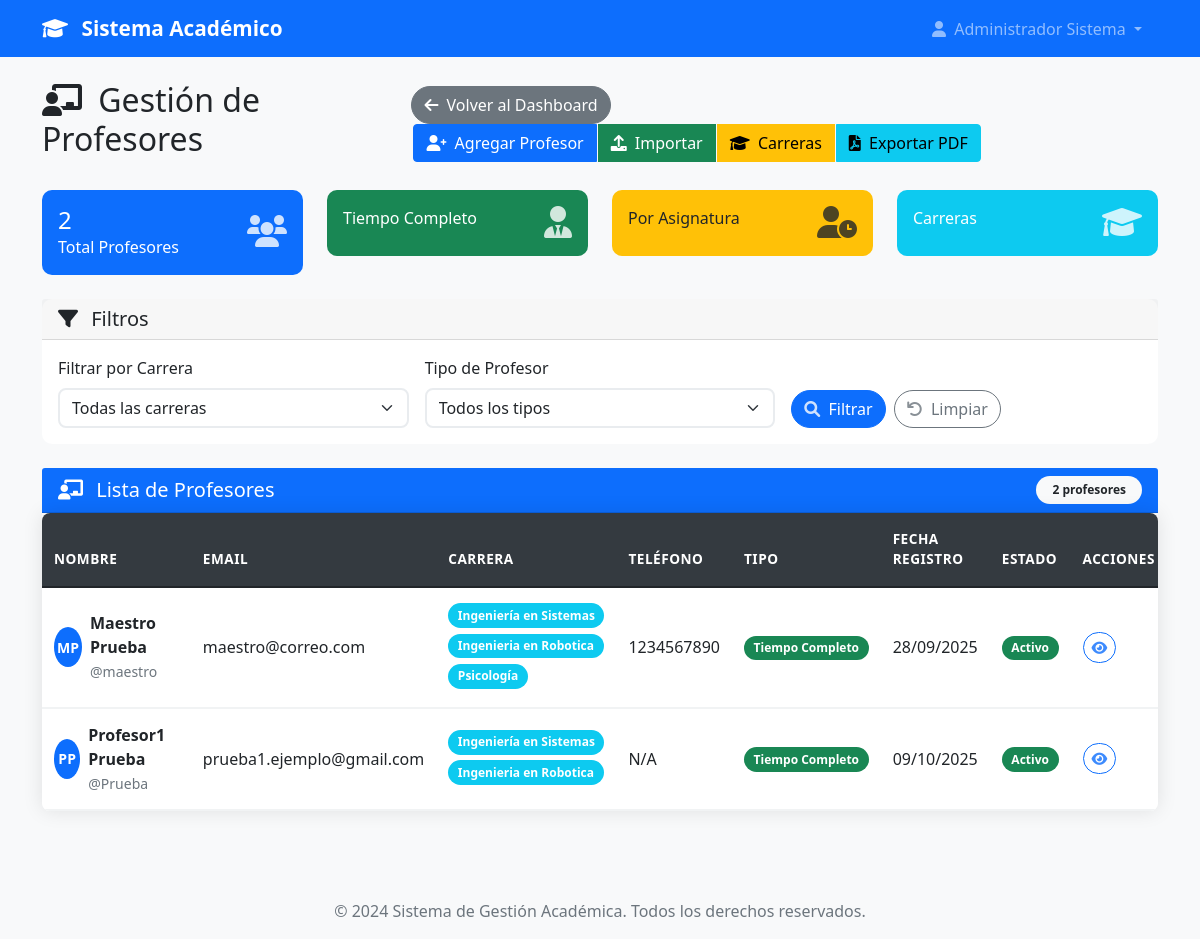
/admin/profesores (signed in), run on an earlier commit of the app's database.
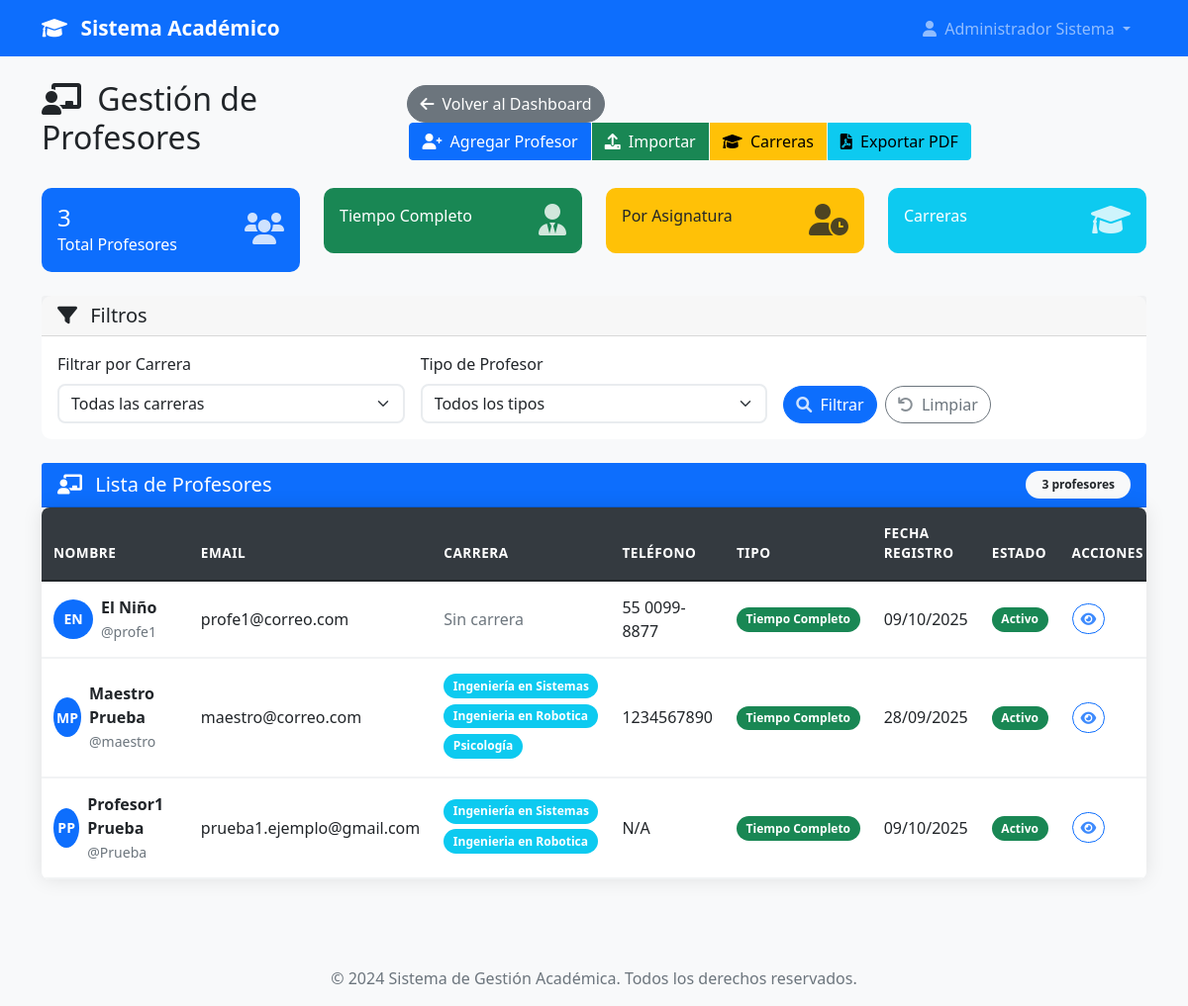
And on a later commit of the database.
### models.py (models this page shows, shortened)
class User(UserMixin, db.Model):
    id = db.Column(db.Integer, primary_key=True)
    username = db.Column(db.String(80), unique=True, nullable=False)
    email = db.Column(db.String(120), unique=True, nullable=False)
    password_hash = db.Column(db.String(120), nullable=False)
    nombre = db.Column(db.String(100), nullable=False)
    apellido = db.Column(db.String(100), nullable=False)
    telefono = db.Column(db.String(20))
    imagen_perfil = db.Column(db.String(200))  # Ruta de la imagen de perfil
    rol = db.Column(db.String(20), nullable=False)
    tipo_profesor = db.Column(db.String(20))
    carreras = db.relationship('Carrera', secondary=user_carreras, backref=db.backref('usuarios', lazy=True))
    carrera_id = db.Column(db.Integer, db.ForeignKey('carrera.id'))
    carrera = db.relationship('Carrera', foreign_keys=[carrera_id], backref=db.backref('jefe_carrera', uselist=False))
    fecha_registro = db.Column(db.DateTime, default=datetime.utcnow)
    activo = db.Column(db.Boolean, default=True)
    def get_nombre_completo(self):
        return f"{self.nombre} {self.apellido}"
    def is_admin(self):
        return self.rol == 'admin'
    def is_profesor(self):
        return self.rol in ['profesor_completo', 'profesor_asignatura']
    def is_profesor_completo(self):
        return self.rol == 'profesor_completo'
    def get_rol_display(self):
        roles = {
            'admin': 'Administrador',
            'jefe_carrera': 'Jefe de Carrera',
            'profesor_completo': 'Profesor de Tiempo Completo',
            'profesor_asignatura': 'Profesor por Asignatura'
        }
        return roles.get(self.rol, self.rol)

class Carrera(db.Model):
    id = db.Column(db.Integer, primary_key=True)
    nombre = db.Column(db.String(150), nullable=False, unique=True)
    codigo = db.Column(db.String(10), nullable=False, unique=True)  # Ej: "ING-SIS", "MED", etc.
    descripcion = db.Column(db.Text)
    facultad = db.Column(db.String(100))
    activa = db.Column(db.Boolean, default=True)
    fecha_creacion = db.Column(db.DateTime, default=datetime.utcnow)
    creada_por = db.Column(db.Integer, db.ForeignKey('user.id'), nullable=False)
    creador = db.relationship('User', foreign_keys=[creada_por], backref=db.backref('carreras_creadas', lazy=True))

### app.py (the view, shortened to what this page needs)
@app.route('/admin/profesores')
@login_required
def gestionar_profesores():
    if not current_user.is_admin():
        flash('No tienes permisos para acceder a esta página.', 'error')
        return redirect(url_for('dashboard'))
    carrera_id = request.args.get('carrera_id', type=int)
    tipo_profesor = request.args.get('tipo_profesor')
    busqueda = request.args.get('busqueda', '').strip()
    query = User.query.filter(
        User.rol.in_(['profesor_completo', 'profesor_asignatura']),
        User.activo == True
    )
    if carrera_id:
        query = query.filter(User.carrera_id == carrera_id)
    if tipo_profesor:
        query = query.filter(User.rol == tipo_profesor)
    profesores = query.order_by(User.apellido, User.nombre).all()
    carreras = Carrera.query.filter_by(activa=True).order_by(Carrera.nombre).all()
    filtrar_form = FiltrarProfesoresForm()
    filtrar_form.carrera.choices = [(0, 'Todas las carreras')] + [(c.id, c.nombre) for c in carreras]
    exportar_form = ExportarProfesoresForm()
    return render_template('admin/profesores.html',
                         profesores=profesores,
                         carreras=carreras,
                         filtrar_form=filtrar_form,
                         exportar_form=exportar_form,
                         filtros_activos={
                             'carrera': carrera_id,
                             'tipo_profesor': tipo_profesor,
                             'busqueda': busqueda
                         })

### templates/admin/profesores.html (shortened to what this page needs)
{% extends "base.html" %}
{% block content %}
<div class="row">
    <div class="col-12">
        <div class="d-flex justify-content-between align-items-center mb-4">
            <h2>
                <i class="fas fa-chalkboard-teacher me-2"></i>
                Gestión de Profesores
            </h2>
            <div>
                <a href="{{ url_for('dashboard') }}" class="btn btn-secondary me-2">
                    <i class="fas fa-arrow-left me-1"></i>
                    Volver al Dashboard
                </a>
                <div class="btn-group" role="group">
                    <a href="{{ url_for('agregar_profesor') }}" class="btn btn-primary">
                        <i class="fas fa-user-plus me-1"></i>
                        Agregar Profesor
                    </a>
                    <a href="{{ url_for('importar_profesores') }}" class="btn btn-success">
                        <i class="fas fa-upload me-1"></i>
                        Importar
                    </a>
                    <a href="{{ url_for('gestionar_carreras') }}" class="btn btn-warning">
                        <i class="fas fa-graduation-cap me-1"></i>
                        Carreras
                    </a>
                    <button type="button" class="btn btn-info" data-bs-toggle="modal" data-bs-target="#exportModal">
                        <i class="fas fa-file-pdf me-1"></i>
                        Exportar PDF
                    </button>
                </div>
            </div>
        </div>
    </div>
</div>
<div class="row mb-4">
    <div class="col-md-3">
        <div class="card bg-primary text-white">
            <div class="card-body">
                <div class="d-flex justify-content-between">
                    <div>
                        <h4 class="mb-0">{{ total_profesores }}</h4>
                        <p class="mb-0">Total Profesores</p>
                    </div>
                    <div class="align-self-center">
                        <i class="fas fa-users fa-2x"></i>
                    </div>
                </div>
            </div>
        </div>
    </div>
    <div class="col-md-3">
        <div class="card bg-success text-white">
            <div class="card-body">
                <div class="d-flex justify-content-between">
                    <div>
                        <p class="mb-0">Tiempo Completo</p>
                    </div>
                    <div class="align-self-center">
                        <i class="fas fa-user-tie fa-2x"></i>
                    </div>
                </div>
            </div>
        </div>
    </div>
    <div class="col-md-3">
        <div class="card bg-warning text-dark">
            <div class="card-body">
                <div class="d-flex justify-content-between">
                    <div>
                        <p class="mb-0">Por Asignatura</p>
                    </div>
                    <div class="align-self-center">
                        <i class="fas fa-user-clock fa-2x"></i>
                    </div>
                </div>
            </div>
        </div>
    </div>
    <div class="col-md-3">
        <div class="card bg-info text-white">
            <div class="card-body">
                <div class="d-flex justify-content-between">
                    <div>
                        <p class="mb-0">Carreras</p>
                    </div>
                    <div class="align-self-center">
                        <i class="fas fa-graduation-cap fa-2x"></i>
                    </div>
                </div>
            </div>
        </div>
    </div>
</div>
<div class="row mb-4">
    <div class="col-12">
        <div class="card">
            <div class="card-header">
                <h5 class="mb-0">
                    <i class="fas fa-filter me-2"></i>
                    Filtros
                </h5>
            </div>
            <div class="card-body">
                <form method="GET" class="row g-3">
                    <div class="col-md-4">
                        {{ filtrar_form.carrera.label(class="form-label") }}
                        {{ filtrar_form.carrera(class="form-select") }}
                    </div>
                    <div class="col-md-4">
                        {{ filtrar_form.tipo_profesor.label(class="form-label") }}
                        {{ filtrar_form.tipo_profesor(class="form-select") }}
                    </div>
                    <div class="col-md-4 d-flex align-items-end">
                        <button type="submit" class="btn btn-primary me-2">
                            <i class="fas fa-search me-1"></i>
                            Filtrar
                        </button>
                        <a href="{{ url_for('gestionar_profesores') }}" class="btn btn-outline-secondary">
                            <i class="fas fa-undo me-1"></i>
                            Limpiar
                        </a>
                    </div>
                </form>
            </div>
        </div>
    </div>
</div>
<div class="row">
    <div class="col-12">
        <div class="card">
            <div class="card-header bg-primary text-white">
                <div class="d-flex justify-content-between align-items-center">
                    <h5 class="mb-0">
                        <i class="fas fa-chalkboard-teacher me-2"></i>
                        Lista de Profesores
                    </h5>
                    <span class="badge bg-light text-dark">{{ profesores|length }} profesores</span>
                </div>
            </div>
            <div class="card-body p-0">
                {% if profesores %}
                    <div class="table-responsive">
                        <table class="table table-hover mb-0">
                            <thead class="table-light">
                                <tr>
                                    <th>NOMBRE</th>
                                    <th>EMAIL</th>
                                    <th>CARRERA</th>
                                    <th>TELÉFONO</th>
                                    <th>TIPO</th>
                                    <th>FECHA REGISTRO</th>
                                    <th>ESTADO</th>
                                    <th>ACCIONES</th>
                                </tr>
                            </thead>
                            <tbody>
                                {% for profesor in profesores %}
                                <tr class="align-middle" style="cursor: pointer;" data-bs-toggle="collapse" data-bs-target="#detalles{{ profesor.id }}" aria-expanded="false">
                                    <td>
                                        <div class="d-flex align-items-center">
                                            <div class="avatar-circle bg-primary text-white rounded-circle d-flex align-items-center justify-content-center me-2">
                                                {% if profesor.nombre and profesor.apellido %}
                                                    {{ profesor.nombre[0]|upper }}{{ profesor.apellido.split()[0][0]|upper if profesor.apellido.split() else '' }}
                                                {% else %}
                                                    PP
                                                {% endif %}
                                            </div>
                                            <div>
                                                <strong>{{ profesor.get_nombre_completo() }}</strong>
                                                <br>
                                                <small class="text-muted">@{{ profesor.username }}</small>
                                            </div>
                                        </div>
                                    </td>
                                    <td>{{ profesor.email }}</td>
                                    <td>
                                        {% if profesor.is_profesor() %}
                                            {% if profesor.carreras %}
                                                {% for carrera in profesor.carreras %}
                                                    <span class="badge bg-info mb-1">{{ carrera.nombre }}</span>
                                                {% endfor %}
                                            {% else %}
                                                <span class="text-muted">Sin carrera</span>
                                            {% endif %}
                                        {% elif profesor.carrera %}
                                            <span class="badge bg-info">{{ profesor.carrera.nombre }}</span>
                                        {% else %}
                                            <span class="text-muted">Sin carrera</span>
                                        {% endif %}
                                    </td>
                                    <td>{{ profesor.telefono or 'N/A' }}</td>
                                    <td>
                                        {% if profesor.is_profesor_completo() %}
                                            <span class="badge bg-success">Tiempo Completo</span>
                                        {% else %}
                                            <span class="badge bg-warning text-dark">Por Asignatura</span>
                                        {% endif %}
                                    </td>
                                    <td>{{ profesor.fecha_registro.strftime('%d/%m/%Y') }}</td>
                                    <td>
                                        {% if profesor.activo %}
                                            <span class="badge bg-success">Activo</span>
                                        {% else %}
                                            <span class="badge bg-danger">Inactivo</span>
                                        {% endif %}
                                    </td>
                                    <td onclick="event.stopPropagation();">
                                        <button class="btn btn-sm btn-outline-primary"
                                                data-bs-toggle="collapse"
                                                data-bs-target="#detalles{{ profesor.id }}"
                                                title="Ver detalles">
                                            <i class="fas fa-eye"></i>
                                        </button>
                                    </td>
                                </tr>
                                <tr>
                                    <td colspan="8" class="p-0 border-0">
                                    </td>
                                </tr>
                                {% endfor %}
                            </tbody>
                        </table>
                    </div>
                {% endif %}
            </div>
        </div>
    </div>
</div>
{% endblock %}

### templates/base.html (shortened to what this page needs)
<!DOCTYPE html>
<html lang="es">
<head>
    <link href="https://cdn.jsdelivr.net/npm/bootstrap@5.1.3/dist/css/bootstrap.min.css" rel="stylesheet">
    <link rel="stylesheet" href="https://cdnjs.cloudflare.com/ajax/libs/font-awesome/6.0.0/css/all.min.css">
    <link rel="stylesheet" href="{{ url_for('static', filename='css/style.css') }}">
</head>
<body>
    <nav class="navbar navbar-expand-lg navbar-dark bg-primary">
        <div class="container">
            <a class="navbar-brand" href="{{ url_for('index') }}">
                <i class="fas fa-graduation-cap me-2"></i>
                Sistema Académico
            </a>
            <div class="collapse navbar-collapse" id="navbarNav">
                <ul class="navbar-nav ms-auto">
                    {% if current_user.is_authenticated %}
                        <li class="nav-item dropdown">
                            <a class="nav-link dropdown-toggle" href="#" id="navbarDropdown" role="button" data-bs-toggle="dropdown">
                                <i class="fas fa-user me-1"></i>
                                {{ current_user.get_nombre_completo() }}
                            </a>
                        </li>
                    {% endif %}
                </ul>
            </div>
        </div>
    </nav>
    <main class="py-4">
        <div class="container">
            {% block content %}{% endblock %}
        </div>
    </main>
    <footer class="bg-light text-center py-3 mt-5">
        <div class="container">
            <p class="text-muted mb-0">&copy; 2024 Sistema de Gestión Académica. Todos los derechos reservados.</p>
        </div>
    </footer>
</body>
</html>

What changed in the data, as far as the page shows it:
added User: nombre "E", apellido "N", get_nombre_completo "El Niño", username "profe1", email "profe1@correo.com", shows "Sin carrera", telefono "55 0099-8877", shows "Tiempo Completo", fecha_registro "09/10/2025", activo "Activo"
Also different on the page:
{{ total_profesores }}: "2" → "3"
{{ profesores|length }}: "2" → "3"
